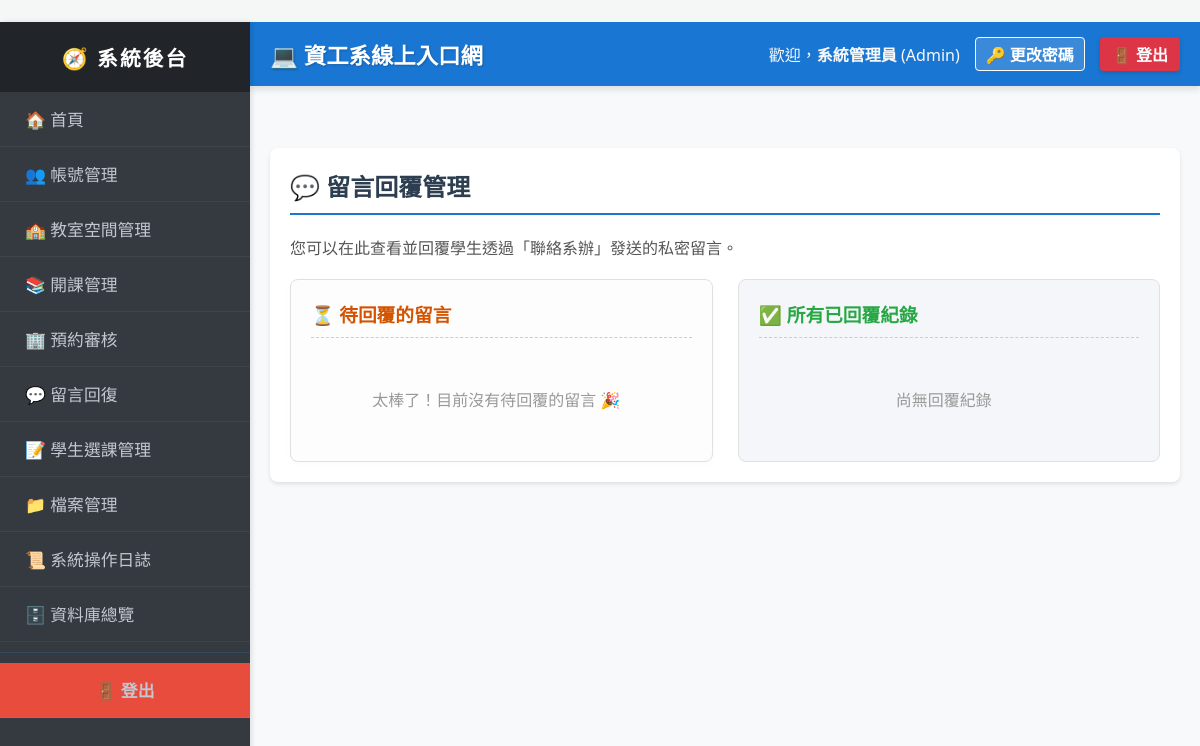
Before: /index.php?page=review_messages (signed in) with the older database file.
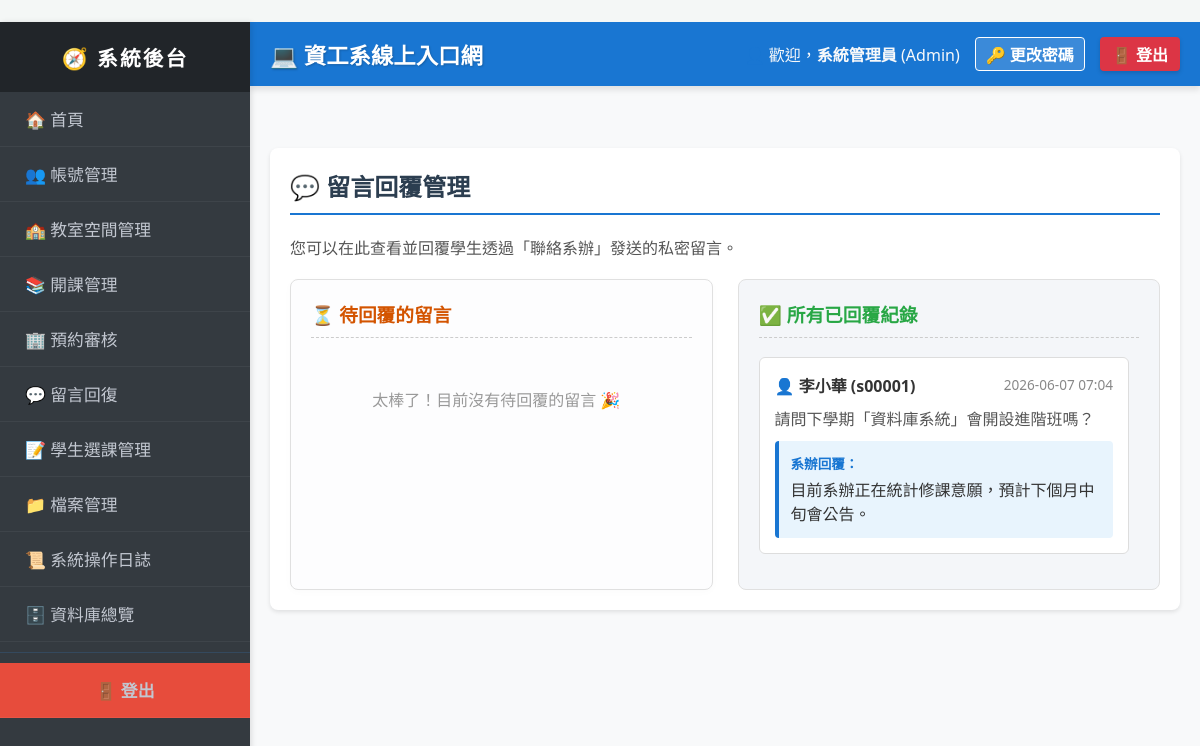
After: the same page with the newer database file.
### tables this page shows
CREATE TABLE Messages (
    message_id INT AUTO_INCREMENT PRIMARY KEY,
    sender_id INT NOT NULL,
    content TEXT NOT NULL,
    reply_content TEXT,
    created_at TIMESTAMP DEFAULT CURRENT_TIMESTAMP,
    is_public BOOLEAN DEFAULT FALSE,
    FOREIGN KEY (sender_id) REFERENCES Users(id) ON DELETE CASCADE
);

CREATE TABLE Students (
    student_id VARCHAR(50) PRIMARY KEY,
    user_id INT NOT NULL,
    name VARCHAR(100) NOT NULL,
    enrollment_year INT,
    FOREIGN KEY (user_id) REFERENCES Users(id) ON DELETE CASCADE
);

### modules/admin/review_messages.php (the view, shortened to what the changed rows need)
﻿<div class="card">
    <h2 style="color: #2c3e50; border-bottom: 2px solid #1976d2; padding-bottom: 10px;">💬 留言回覆管理</h2>
    <?php
    if(!isset($_SESSION['role']) || $_SESSION['role'] != 'Admin') {
        echo "<p style='color:red;'>只有管理員可以使用此功能。</p>";
    } else {
        echo "<div style='display: grid; grid-template-columns: repeat(auto-fit, minmax(400px, 1fr)); gap: 25px; margin-top: 20px;'>";
        echo "<div style='background: #f4f6f9; padding: 20px; border-radius: 8px; border: 1px solid #e0e0e0; display: flex; flex-direction: column; max-height: 700px;'>";
        echo "  <div style='overflow-y: auto; padding-right: 10px; flex-grow: 1;'>";
        $replied_messages = $conn->query(
            "SELECT m.message_id, u.username, s.name as student_name, s.student_id,
                    m.content, m.reply_content, m.created_at
             FROM Messages m
             JOIN Users u ON m.sender_id = u.id
             LEFT JOIN Students s ON u.id = s.user_id
             WHERE m.reply_content IS NOT NULL
             ORDER BY m.created_at DESC"
        );
        if($replied_messages->num_rows > 0) {
            while($msg = $replied_messages->fetch_assoc()) {
                $display_name = htmlspecialchars($msg['student_name'] ?? $msg['username']);
                $display_id = htmlspecialchars($msg['student_id'] ?? $msg['username']);
                $time = date('Y-m-d H:i', strtotime($msg['created_at']));
                echo "<div style='border: 1px solid #ddd; background: #fff; padding: 15px; border-radius: 6px; margin-bottom: 15px;'>";
                echo "  <div style='display: flex; justify-content: space-between; align-items: center; margin-bottom: 8px;'>";
                echo "      <strong style='color: #333;'>👤 {$display_name} ({$display_id})</strong>";
                echo "      <span style='color: #888; font-size: 0.85em;'>{$time}</span>";
                echo "  </div>";
                echo "  <p style='margin: 10px 0; color: #555; line-height: 1.5; white-space: pre-wrap;'>" . htmlspecialchars($msg['content']) . "</p>";
                echo "  <div style='background: #e8f4fd; padding: 12px; border-left: 4px solid #1976d2; border-radius: 4px; margin-top: 10px;'>";
                echo "      <div style='font-size: 0.85em; color: #1976d2; font-weight: bold; margin-bottom: 5px;'>系辦回覆：</div>";
                echo "      <div style='margin: 0; color: #333; line-height: 1.5; white-space: pre-wrap;'>" . htmlspecialchars($msg['reply_content']) . "</div>";
                echo "  </div>";
                echo "</div>";
            }
        } else {
            echo "<div style='text-align: center; color: #999; padding: 30px 0;'>尚無回覆紀錄</div>";
        }
        echo "  </div>";
        echo "</div>";
        echo "</div>";
    }
    ?>
</div>

Changed rows visible on the page:
added messages: students.name "李小華", students.student_id "s00001", created_at "2026-06-07 07:04", content "請問下學期「資料庫系統」會開設進階班嗎？", reply_content "目前系辦正在統計修課意願，預計下個月中旬會公告。"
Other visible differences:
text no longer shown: "尚無回覆紀錄"
